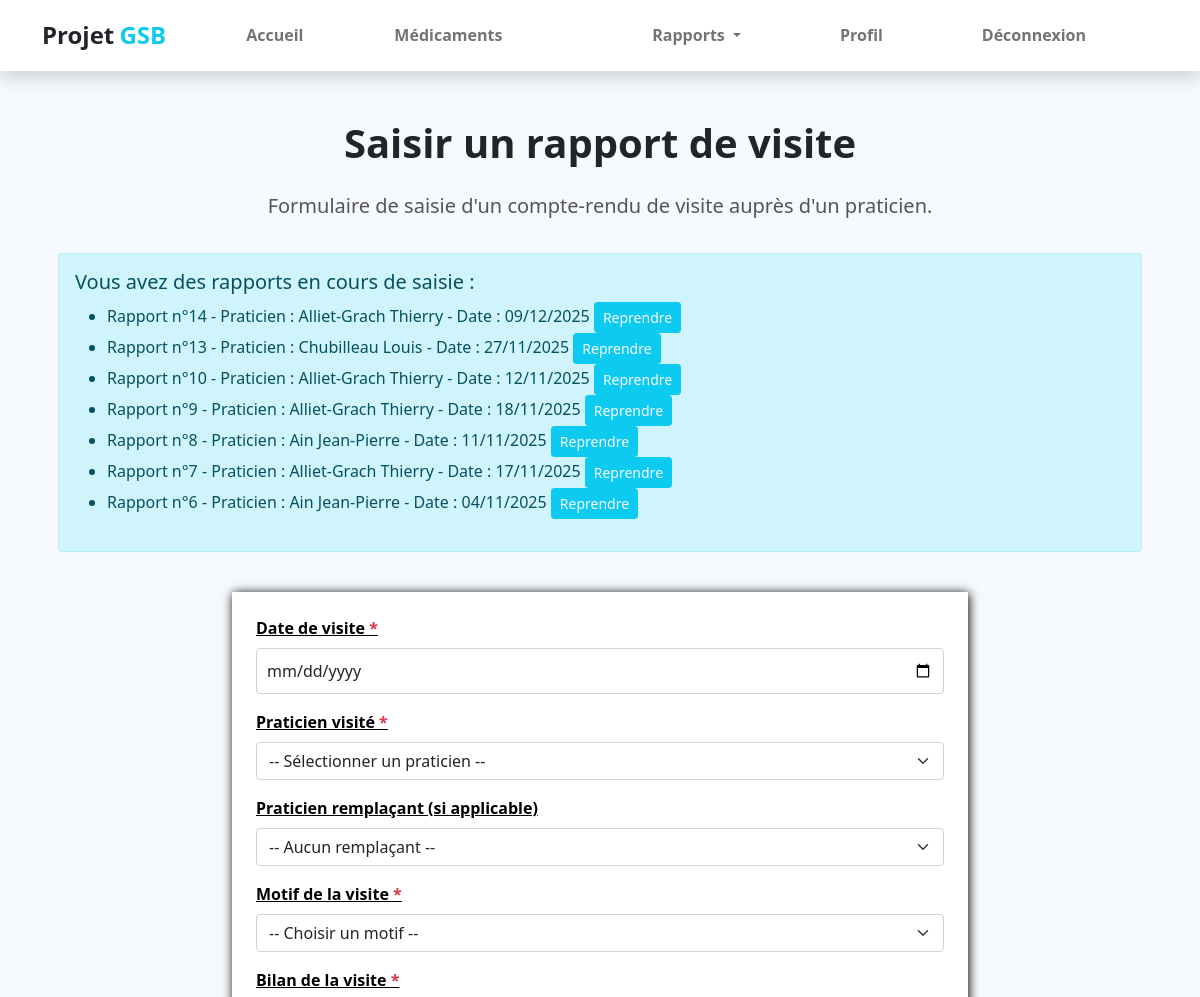
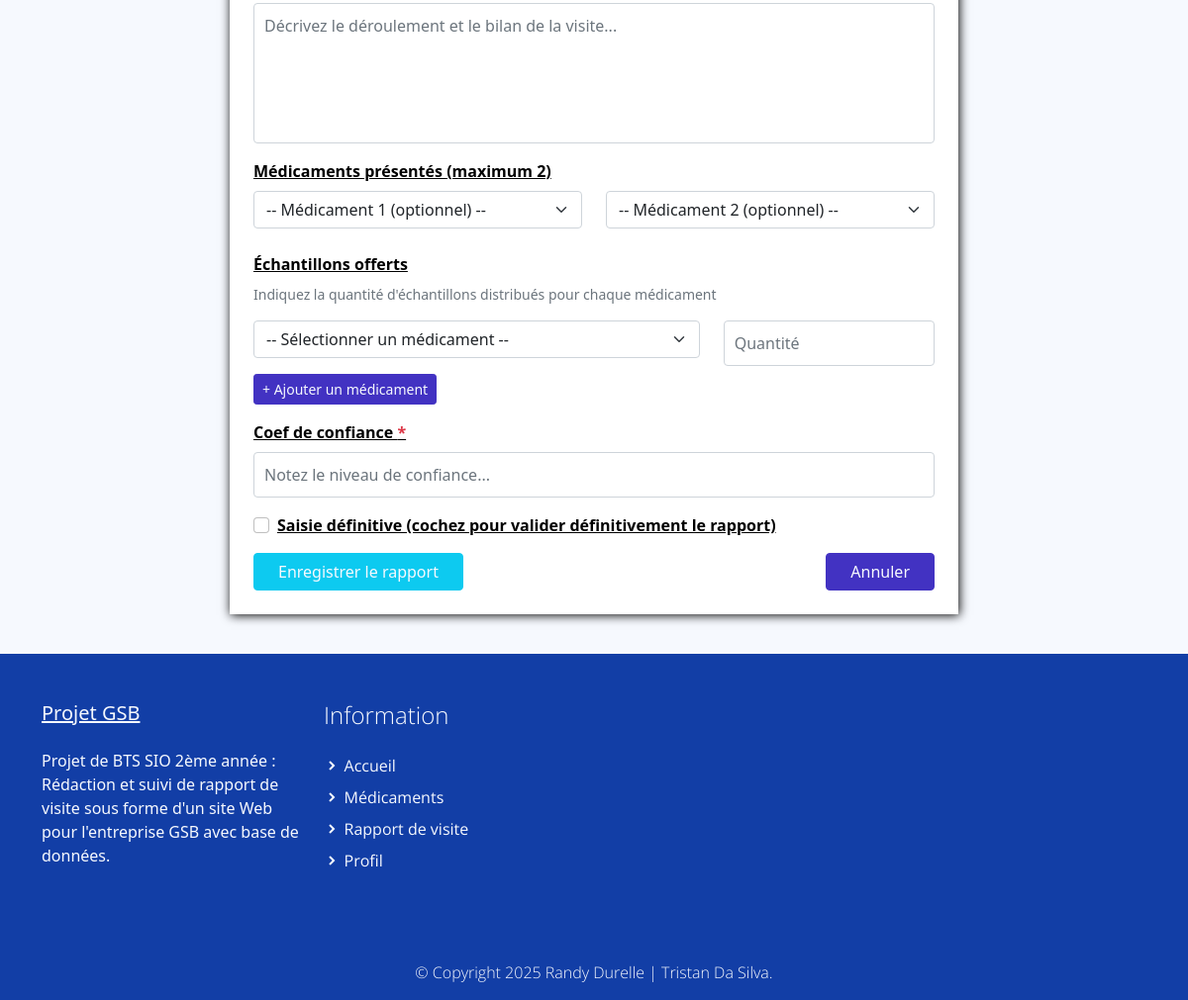
/index.php?uc=rapport&action=saisir (signed in), run on the app's committed database (2 pictures, top to bottom).
### tables this page shows
CREATE TABLE IF NOT EXISTS `rapport_visite` (
  `COL_MATRICULE` varchar(10) NOT NULL,
  `RAP_NUM` int(11) NOT NULL,
  `RAP_DATEVISITE` date DEFAULT NULL,
  `RAP_BILAN` varchar(255) DEFAULT NULL,
  `RAP_MOTIF` int(11) DEFAULT NULL,
  `PRA_NUM` int(11) NOT NULL,
  `PRA_NUM_praticien` int(11) DEFAULT NULL,
  `MED_DEPOTLEGAL_1` varchar(10) DEFAULT NULL,
  `MED_DEPOTLEGAL_2` varchar(10) DEFAULT NULL,
  `AUTRE_MOTIF` varchar(50) NOT NULL,
  `ETAT_CODE` int(11) NOT NULL DEFAULT 1,
  PRIMARY KEY (`COL_MATRICULE`,`RAP_NUM`),
  KEY `rapport_visite_praticien2_FK` (`PRA_NUM`),
  KEY `FK_Rapport_Med1_unique` (`MED_DEPOTLEGAL_1`),
  KEY `FK_Rapport_Med2_unique` (`MED_DEPOTLEGAL_2`),
  KEY `FK_Rapport_PraRempl_unique` (`PRA_NUM_praticien`),
  KEY `FK_RAP_MOTIF` (`RAP_MOTIF`),
  KEY `ETAT_CODE` (`ETAT_CODE`)
);

### modele/rapport.modele.inc.php (called while the page is built, shortened)
<?php
function getRapportsEnCours($matricule)
{
    try {
        $monPdo = connexionPDO();
        $req = 'SELECT r.RAP_NUM, r.RAP_DATEVISITE, CONCAT(p.PRA_NOM, " ", p.PRA_PRENOM) as praticien
                FROM rapport_visite r
                INNER JOIN praticien p ON r.PRA_NUM = p.PRA_NUM
                WHERE r.COL_MATRICULE = :matricule AND r.ETAT_CODE = 1
                ORDER BY r.RAP_NUM DESC';
        $stmt = $monPdo->prepare($req);
        $stmt->bindParam(':matricule', $matricule, PDO::PARAM_STR);
        $stmt->execute();
        $result = $stmt->fetchAll();
        return $result;
    } catch (PDOException $e) {
        print "Erreur !: " . $e->getMessage();
        die();
    }
}
?>

### vues/v_formulaireRapport.php (the view, shortened to what this page needs)
<section class="bg-light">
    <div class="container">
        <div class="structure-hero pt-lg-5 pt-4">
            <h1 class="titre text-center">Saisir un rapport de visite</h1>
            <p class="text text-center">
                Formulaire de saisie d'un compte-rendu de visite auprès d'un praticien.
            </p>
        </div>
        <?php
        if (!empty($rapportsEnCours)) {
            echo '<div class="alert alert-info m-3">';
            echo '<h5>Vous avez des rapports en cours de saisie :</h5>';
            echo '<ul>';
            foreach ($rapportsEnCours as $rapport) {
                echo '<li>';
                echo 'Rapport n°' . $rapport['RAP_NUM'] . ' - ';
                echo 'Praticien : ' . htmlspecialchars($rapport['praticien']) . ' - ';
                echo 'Date : ' . ($rapport['RAP_DATEVISITE'] ? date('d/m/Y', strtotime($rapport['RAP_DATEVISITE'])) : 'Non définie');
                echo ' <a href="index.php?uc=rapport&action=reprendre&num=' . $rapport['RAP_NUM'] . '" class="btn btn-sm btn-info text-light">Reprendre</a>';
                echo '</li>';
            }
            echo '</ul>';
            echo '</div>';
        }
        ?>
        <div class="row justify-content-center py-4">
            <div class="col-12 col-lg-10 col-xl-8">
                <form action="index.php?uc=rapport&action=enregistrer" method="post" class="formulaire p-4">
                    <div class="mb-3">
                        <label for="date_visite" class="form-label carac">Date de visite <span
                                class="text-danger">*</span></label>
                        <input type="date" class="form-control" id="date_visite" name="date_visite" required
                            max="<?php echo date('Y-m-d'); ?>"
                            value="<?php echo isset($rapportEnCours['RAP_DATEVISITE']) ? $rapportEnCours['RAP_DATEVISITE'] : ''; ?>">
                    </div>
                    <div class="mb-3">
                        <label for="praticien" class="form-label carac">Praticien visité <span
                                class="text-danger">*</span></label>
                        <select class="form-select" id="praticien" name="praticien" required>
                            <option value="">-- Sélectionner un praticien --</option>
                        </select>
                    </div>
                    <div class="mb-3">
                        <label for="praticien_remplacant" class="form-label carac">Praticien remplaçant (si
                            applicable)</label>
                        <select class="form-select" id="praticien_remplacant" name="praticien_remplacant">
                            <option value="">-- Aucun remplaçant --</option>
                        </select>
                    </div>
                    <div class="mb-3">
                        <label for="motif" class="form-label carac">Motif de la visite <span
                                class="text-danger">*</span></label>
                        <select class="form-select" id="motif" name="motif" required onchange="toggleAutreMotif()">
                            <option value="">-- Choisir un motif --</option>
                        </select>
                    </div>
                    <div class="mb-3">
                        <label for="bilan" class="form-label carac">Bilan de la visite <span
                                class="text-danger">*</span></label>
                        <textarea class="form-control" id="bilan" name="bilan" rows="5" required
                            placeholder="Décrivez le déroulement et le bilan de la visite..."><?php echo isset($rapportEnCours['RAP_BILAN']) ? htmlspecialchars($rapportEnCours['RAP_BILAN']) : ''; ?></textarea>
                    </div>
                    <div class="mb-3">
                        <label class="form-label carac">Médicaments présentés (maximum 2)</label>
                        <div class="row">
                            <div class="col-md-6 mb-2">
                                <select class="form-select" name="medicament1">
                                    <option value="">-- Médicament 1 (optionnel) --</option>
                                </select>
                            </div>
                            <div class="col-md-6 mb-2">
                                <select class="form-select" name="medicament2">
                                    <option value="">-- Médicament 2 (optionnel) --</option>
                                </select>
                            </div>
                        </div>
                    </div>
                    <div class="mb-3">
                        <label class="form-label carac">Échantillons offerts</label>
                        <p class="text-muted small">Indiquez la quantité d'échantillons distribués pour chaque
                            médicament</p>
                        <div id="echantillons_container">
                            <?php
                            if (!empty($echantillons)) {
                                foreach ($echantillons as $ech) {
                                    echo '<div class="row mb-2">
                                            <div class="col-md-8">
                                                <select class="form-select" name="echantillon_med[]">
                                                    <option value="">-- Sélectionner un médicament --</option>';
                                    foreach ($medicaments as $med) {
                                        $selected = ($ech['MED_DEPOTLEGAL'] == $med['MED_DEPOTLEGAL']) ? 'selected' : '';
                                        echo '<option value="' . $med['MED_DEPOTLEGAL'] . '" ' . $selected . '>' .
                                            htmlspecialchars($med['MED_DEPOTLEGAL'] . ' - ' . $med['MED_NOMCOMMERCIAL']) . '</option>';
                                    }
                                    echo '</select>
                                            </div>
                                            <div class="col-md-4">
                                                <input type="number" class="form-control" name="echantillon_qte[]"
                                                       placeholder="Quantité" min="0" value="' . $ech['OFF_QTE'] . '">
                                            </div>
                                        </div>';
                                }
                            } else {
                                echo '<div class="row mb-2">
                                        <div class="col-md-8">
                                            <select class="form-select" name="echantillon_med[]">
                                                <option value="">-- Sélectionner un médicament --</option>';
                                echo '</select>
                                        </div>
                                        <div class="col-md-4">
                                            <input type="number" class="form-control" name="echantillon_qte[]"
                                                   placeholder="Quantité" min="0">
                                        </div>
                                    </div>';
                            }
                            ?>
                        </div>
                        <button type="button" class="btn btn-sm btn-primary" onclick="ajouterEchantillon()">
                            + Ajouter un médicament
                        </button>
                    </div>
                    <div class="mb-3">
                        <label for="coef_confiance" class="form-label carac">Coef de confiance <span
                                class="text-danger">*</span></label>
                        <input type="number" class="form-control" id="coef_confiance" name="coef_confiance" max="1000"
                            min="0" step="0.1" required placeholder="Notez le niveau de confiance..."
                            value="<?php echo isset($rapportEnCours['PRA_COEFCONF']) ? $rapportEnCours['PRA_COEFCONF'] : ''; ?>">
                    </div>
                    <div class="mb-3 form-check">
                        <input type="checkbox" class="form-check-input" id="saisie_definitive" name="saisie_definitive"
                            value="1">
                        <label class="form-check-label carac" for="saisie_definitive">
                            Saisie définitive (cochez pour valider définitivement le rapport)
                        </label>
                    </div>
                    <div class="d-flex justify-content-between">
                        <button type="submit" class="btn btn-info text-light px-4">
                            Enregistrer le rapport
                        </button>
                        <a href="index.php?uc=accueil" class="btn btn-primary px-4">Annuler</a>
                    </div>
                </form>
            </div>
        </div>
    </div>
</section>

### assets/css/gsb.css (style rules this page uses)
p, a { font-weight: 400; }

### assets/css/custom.css (style rules this page uses)
body, html { height: 100%; margin: 0; padding: 0; }
body { background: #f6f9fe !important; width: 100%; position: relative; display: table; }
.form-control { position: relative; font-size: 16px; height: auto; padding: 10px; }
.carac { text-decoration: underline; font-weight: 600; color: #000; }
textarea { resize: none; width: 100%; margin-bottom: 15px; height: 80px; }
.titre { font-weight: 600; padding-bottom: 1rem; }
.text { font-size: 20; font-weight: 400; color: #555555; }
.formulaire { background-color: white; padding: 2em; box-shadow: 1px 1px 10px black; width: 100%; }
.bg-light { background-color: #f6f9fe; }
.structure-hero { display: flex; flex-direction: column; align-items: center; }

### data on the page
rapport_visite: RAP_NUM "14", praticien "Alliet-Grach Thierry", RAP_DATEVISITE "09/12/2025"
rapport_visite: RAP_NUM "13", praticien "Chubilleau Louis", RAP_DATEVISITE "27/11/2025"
rapport_visite: RAP_NUM "10", praticien "Alliet-Grach Thierry", RAP_DATEVISITE "12/11/2025"
rapport_visite: RAP_NUM "9", praticien "Alliet-Grach Thierry", RAP_DATEVISITE "18/11/2025"
rapport_visite: RAP_NUM "8", praticien "Ain Jean-Pierre", RAP_DATEVISITE "11/11/2025"
rapport_visite: RAP_NUM "7", praticien "Alliet-Grach Thierry", RAP_DATEVISITE "17/11/2025"
rapport_visite: RAP_NUM "6", praticien "Ain Jean-Pierre", RAP_DATEVISITE "04/11/2025"
